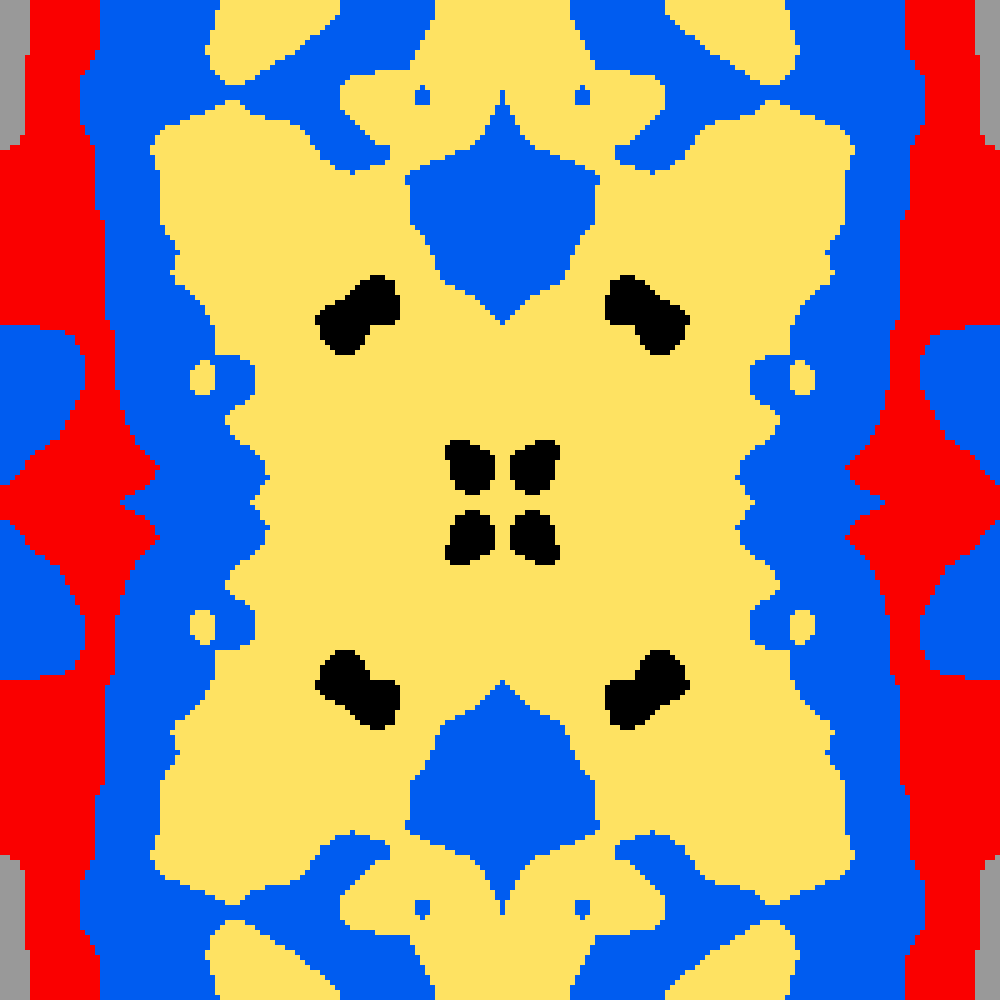
Frame 1 (no input)
Frame 60 (no input): identical to frame 1, image omitted
Frame 120 (the mouse pressed at the canvas centre since frame 60): identical to frame 1, image omitted

The p5.js sketch that drew this single still picture (run headless with seeded random() and noise() and a simulated clock; from frame 60 on, the mouse is pressed at the canvas centre):

// p5.js sketch
// ── sketch.js
let canvasSize = 1000;

let colors = {
  bw: [
    {hue: 0, sat: 0, light: 100},
    {hue: 0, sat: 0, light: 0},
  ],
  user1723: [
    {hue: 212, sat: 14, light: 46},
    {hue: 205, sat: 20, light: 84},
    {hue: 0, sat: 0, light: 15},
    {hue: 0, sat: 0, light: 0},
  ],
  mleejr: [
    {hue: 0, sat: 0, light: 60},
    {hue: 0, sat: 100, light: 49},
    {hue: 29, sat: 98, light: 72},
    {hue: 0, sat: 0, light: 15},
    {hue: 0, sat: 0, light: 30},
    {hue: 0, sat: 0, light: 0},
  ],
  kiki: [
    {hue: 0, sat: 0, light: 0},
    {hue: 39, sat: 83, light: 54},
    {hue: 49, sat: 99, light: 69},
    {hue: 0, sat: 0, light: 30},
    {hue: 0, sat: 0, light: 60},
    {hue: 40, sat: 97, light: 41}
  ],
  johnnycash424: [
    {hue: 0, sat: 0, light: 30},
    {hue: 0, sat: 0, light: 0},
    {hue: 49, sat: 99, light: 69},
    {hue: 217, sat: 100, light: 47},
    {hue: 0, sat: 100, light: 49},
    {hue: 0, sat: 0, light: 60},
    {hue: 0, sat: 0, light: 100},
    {hue: 180, sat: 100, light: 50}
  ],
  skittles: [
    {hue: 0, sat: 0, light: 21},
    // {hue: 217, sat: 99, light: 63},
    {hue: 219, sat: 97, light: 43},
    {hue: 0, sat: 0, light: 0},
    {hue: 49, sat: 99, light: 69},
    {hue: 356, sat: 96, light: 76},
    {hue: 0, sat: 0, light: 100},
    {hue: 351, sat: 100, light: 50},
  ],
  codincowboy: [
    {hue: 202, sat: 60, light: 49},
    {hue: 9, sat: 49, light: 50},
    {hue: 349, sat: 91, light: 95},
    {hue: 108, sat: 47, light: 55},
    {hue: 48, sat: 57, light: 53}
  ],
  gallwas: [
    {hue: 97, sat: 55, light: 76},
    {hue: 198, sat: 37, light: 73},
    {hue: 359, sat: 78, light: 75},
    {hue: 0, sat: 0, light: 56},
    {hue: 40, sat: 87, light: 65},
    {hue: 241, sat: 76, light: 45},
    {hue: 240, sat: 4, light: 10},
  ],
  seacasa: [
    {hue: 0, sat: 0, light: 0},
    {hue: 0, sat: 0, light: 15},
    {hue: 196, sat: 98, light: 68},
    {hue: 0, sat: 0, light: 60},
    {hue: 0, sat: 0, light: 30},
    {hue: 357, sat: 96, light: 76},
    {hue: 0, sat: 0, light: 100},
  ],
  sartocrates: [
    {hue: 0, sat: 0, light: 100},
    {hue: 286, sat: 100, light: 50},
    {hue: 0, sat: 0, light: 15},
    {hue: 90, sat: 100, light: 71},
    {hue: 0, sat: 0, light: 30},
    {hue: 0, sat: 0, light: 60},
    {hue: 0, sat: 0, light: 0},
  ],
  nikita: [
    {hue: 174, sat: 87, light: 56},
    {hue: 259, sat: 28, light: 36},
    {hue: 15, sat: 65, light: 66},
    {hue: 10, sat: 43, light: 38},
    {hue: 196, sat: 32, light: 9},
    {hue: 350, sat: 83, light: 55},
    {hue: 228, sat: 51, light: 79},
  ],
  test: [
    {hue: 0, sat: 0, light: 0},
    {hue: 0, sat: 0, light: 10},
    {hue: 0, sat: 0, light: 20},
    {hue: 0, sat: 0, light: 30},
    {hue: 0, sat: 0, light: 40},
    {hue: 0, sat: 0, light: 50},
    {hue: 0, sat: 0, light: 60},
    {hue: 0, sat: 0, light: 70},
    {hue: 0, sat: 0, light: 80},
    {hue: 0, sat: 0, light: 90},
    {hue: 0, sat: 0, light: 100},
  ],
  adamstarr: [
    {hue: 213, sat: 40, light: 59},
    {hue: 358, sat: 72, light: 71},
    {hue: 59, sat: 96, light: 89},
    {hue: 47, sat: 98, light: 51},
    {hue: 353, sat: 84, light: 44},
    {hue: 235, sat: 46, light: 29},
    {hue: 0, sat: 0, light: 100},
    {hue: 0, sat: 0, light: 0}
  ],
  rouge: [
    {hue: 0, sat: 87, light: 20},
    {hue: 359, sat: 84, light: 27},
    {hue: 359, sat: 82, light: 24},
    {hue: 358, sat: 73, light: 33},
    {hue: 358, sat: 76, light: 30},
    {hue: 358, sat: 70, light: 40},
    {hue: 358, sat: 74, light: 36},
    {hue: 358, sat: 72, light: 43},
    {hue: 358, sat: 73, light: 41},
    // {hue: 2, sat: 91, light: 67},
    {hue: 358, sat: 72, light: 47},
    {hue: 356, sat: 76, light: 48},
  ],
  metabananas: [
    {hue: 0, sat: 0, light: 15},
    {hue: 0, sat: 0, light: 0},
    {hue: 42, sat: 100, light: 50},
    {hue: 0, sat: 0, light: 30},
    {hue: 196, sat: 99, light: 68},
    {hue: 0, sat: 0, light: 60},
    {hue: 213, sat: 100, light: 49},
    {hue: 0, sat: 0, light: 100}
  ]
}

function setup() {
  colorMode(HSL);
  createCanvas(canvasSize, canvasSize);
  let scl = random([1, 2, 5, 10]);
  let checkersScl = random([5, 10, 20]);
  
  var fibonacciFactor = random([55, 89, 144, 233, 377, 610]);
  var inc = scl / fibonacciFactor;
  print(fibonacciFactor)
  var palette = random(["bw", "user1723", "mleejr", "kiki", "johnnycash424", "skittles", "codincowboy", "gallwas", "seacasa", "sartocrates", "nikita", "metabananas"]);
  print(palette)
  // var palette = "bw"
  var xoff = 0;
  var strokeColor = random(colors[palette]);
  for (var j = 0; j < (canvasSize/scl)/2 + 1; j++) {
    var yoff = 0;
    for (var k = 0; k < (canvasSize/scl)/2 + 1; k++) {
      var index = floor(noise(xoff, yoff) * colors[palette].length);
      noStroke()
      // var strokeColor = random(colors[palette]);
      // stroke(strokeColor.hue, strokeColor.sat, strokeColor.light);
      fill(colors[palette][index].hue, colors[palette][index].sat, colors[palette][index].light);
      rect(scl*j, scl*k, scl, scl);
      rect(canvasSize-scl*j, scl*k, scl, scl);
      rect(scl*j, canvasSize-scl*k, scl, scl);
      rect(canvasSize-scl*j, canvasSize-scl*k, scl, scl);
      yoff += inc;
    }
    xoff += inc;
  }
  
  // addTexture(0, 0, canvasSize, canvasSize, 0.03);
  
  var checkersInc = 0.1;
  var aoff = 1723;
  for (var a = 0; a < (canvasSize/checkersScl) + 1; a++) {
    var boff = 1723;
    for (var b = 0; b < (canvasSize/checkersScl) + 1; b++) {
      if (noise(aoff, boff) > 0.75) {
        if (a % 2 == b % 2) {
          fill(colors[palette][0].hue, colors[palette][0].sat, colors[palette][0].light);
          // fill(0, 0, 0, 0.6);
          // rect(checkersScl*a, checkersScl*b, checkersScl, checkersScl);
        } else {
          fill(colors[palette][colors[palette].length-1].hue, colors[palette][colors[palette].length-1].sat, colors[palette][colors[palette].length-1].light);
          // fill(0, 0, 100, 0.6);
          // rect(checkersScl*a, checkersScl*b, checkersScl, checkersScl);
        }
      }
      boff += checkersInc;
    }
    aoff += checkersInc;
  }
}

function addTexture(x, y, w, h, opacity) {
  for (var b = 0; b < w * h * 3; b++) {
    fill(random(360), 60, 60, opacity);
    noStroke();
    ellipse(
      random(x, x+w),
      random(y, y+h),
      2,
      2
    );
  }
}

function draw() {
}
